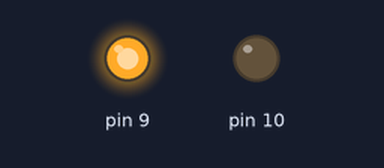
The sketch below on a simulated Arduino Uno, built with avr-gcc and run on an emulated ATmega328P. Shown: output pins drawn as LEDs (lit = HIGH).

Above: at 1.0 s.
At 3.0 s:
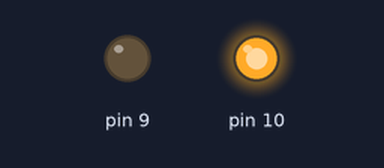
Timing chart, 0 to 5.2 s (numbered marks = the images above):
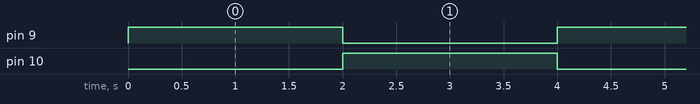

Measured:
- by itself, pin 9, pin 10: alternates HIGH for 2.0 s and LOW for 2.0 s

The sketch:

two_color_029.ino
```cpp
 int Red = 9;
 int Green = 10;
void setup() {
  pinMode(9,OUTPUT);
  pinMode(10,OUTPUT);

}

void loop() {
  digitalWrite(9,HIGH);
  digitalWrite(10,LOW);
  delay(2000);

  digitalWrite(10,HIGH);
  digitalWrite(9,LOW);
  delay(2000);
}
```
